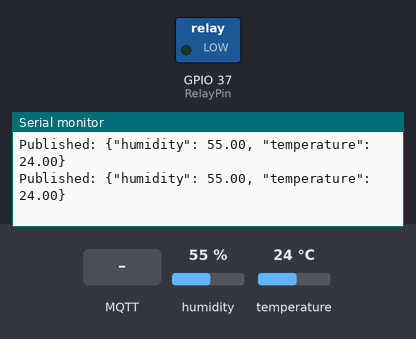
This sketch was run on a simulated ESP32. Parts: switched loads named in the sketch (green lamp = pin HIGH), the last lines printed to the serial monitor. The inputs (shaded band) are chosen by the test bench; at power-on: humidity 55 %, temperature 24 °C. WiFi joins after 1.5 s; servers stay silent unless stated; no MQTT or app messages arrive unless stated.

Above: at 3.2 s.
3.3 s: MQTT message "1" arrives on the first subscribed topic
At 3.48 s:
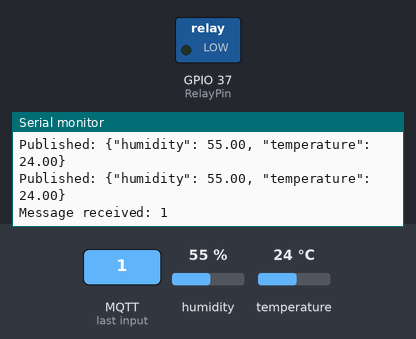
4.8 s: MQTT message "on" arrives on the first subscribed topic
At 4.98 s:
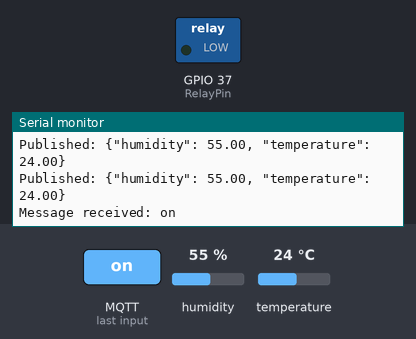
6.3 s: MQTT message "off" arrives on the first subscribed topic
At 6.48 s:
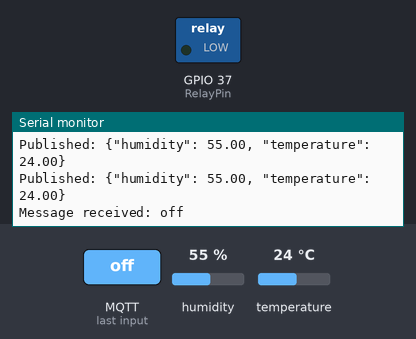

Measured:
- after the input at 3.3 s, the serial monitor: prints a new line at once (image 1)
- after the input at 4.8 s, the serial monitor: prints a new line at once (image 2)
- after the input at 6.3 s, the serial monitor: prints a new line at once (image 3)

The sketch:

ThingsBoard_Control_RELAY_DHT11.ino
```cpp
#include <WiFi.h>
#include <PubSubClient.h>
#include "DHT.h"

/* WIFI CREDENTIALS */
const char* ssid = "Neatic";
const char* password = "011570035";

/* THINGSBOARD CREDENTIALS */
const char* mqttServer = "chiptree-iot.aifarm.dev";
const int mqttPort = 1883;
const char* mqttUser = "B7L7sgrIBDFSg69hpiXu";
const char* telemetryTopic = "v1/devices/me/telemetry";
const char* rpcTopic = "v1/devices/me/rpc/request/+";

/* DHT CONFIGURATION */
#define DHTPIN 8        /* PIN WHERE THE DHT11 SENSOR IS CONNECTED */
#define DHTTYPE DHT11   /* DHT 11 (AM2302), AM2321 */

DHT dht(DHTPIN, DHTTYPE);

/* RELAY CONFIGURATION */
const int RelayPin = 37;  /* GPIO 37 FOR RELAY */

/* CREATE A WIFI AND MQTT CLIENT */
WiFiClient espClient;
PubSubClient client(espClient);

/* TIMING VARIABLES */
unsigned long lastDHTRead = 0;
const long dhtReadInterval = 300;  /* 3 SECONDS FOR DHT DATA READ */

void setup() {
    /* INITIALIZE SERIAL COMMUNICATION */
    Serial.begin(115200);
    Serial.println(F("DHTxx test!"));

    /* INITIALIZE DHT SENSOR */
    dht.begin();

    /* SET RELAY PIN AS OUTPUT */
    pinMode(RelayPin, OUTPUT);

    /* CONNECT TO WI-FI */
    connectToWiFi();

    /* SET UP MQTT CLIENT */
    client.setServer(mqttServer, mqttPort);
    client.setCallback(mqttCallback);

    /* CONNECT TO MQTT BROKER */
    connectToMQTT();
}

void loop() {
    /* MAINTAIN MQTT CONNECTION */
    if (!client.connected()) {
        connectToMQTT();
    }
    client.loop();

    /* CHECK IF IT'S TIME TO READ DATA FROM DHT */
    unsigned long currentMillis = millis();
    if (currentMillis - lastDHTRead >= dhtReadInterval) {
        lastDHTRead = currentMillis;  /* SAVE THE LAST READ TIME */
        readAndPublishDHTData();      /* READ AND PUBLISH DATA FROM THE DHT SENSOR */
    }
}

void connectToWiFi() {
    Serial.print("Connecting to WiFi...");
    WiFi.begin(ssid, password);

    while (WiFi.status() != WL_CONNECTED) {
        delay(1000);  /* USE DELAY HERE TO KEEP CHECKING UNTIL WI-FI IS CONNECTED */
        Serial.print(".");
    }
    Serial.println(" Connected to WiFi");
}

void connectToMQTT() {
    while (!client.connected()) {
        Serial.print("Connecting to MQTT...");
        if (client.connect("ESP32Client", mqttUser, "")) {
            Serial.println(" connected");
            client.subscribe(rpcTopic);  /* SUBSCRIBE TO RPC TOPIC */
        } else {
            Serial.print(" failed, rc=");
            Serial.print(client.state());
            delay(2000);
        }
    }
}

void mqttCallback(char* topic, byte* payload, unsigned int length) {
    /* CONVERT PAYLOAD TO STRING */
    String message;
    for (int i = 0; i < length; i++) {
        message += (char)payload[i];
    }

    Serial.print("Message received: ");
    Serial.println(message);

    /* CHECK FOR RELAY STATE BASED ON THE MESSAGE FORMAT */
    if (message.indexOf("\"params\":false") != -1) {
        digitalWrite(RelayPin, HIGH); /* TURN RELAY OFF */
        Serial.println("RELAY STATE: OFF");
    } else if (message.indexOf("\"params\":true") != -1) {
        digitalWrite(RelayPin, LOW); /* TURN RELAY ON */
        Serial.println("RELAY STATE: ON");
    }
}

void readAndPublishDHTData() {
    /* READ HUMIDITY AND TEMPERATURE */
    float h = dht.readHumidity();
    float t = dht.readTemperature();

    /* CHECK FOR READ ERRORS */
    if (isnan(h) || isnan(t)) {
        Serial.println(F("Failed to read from DHT sensor!"));
        return;
    }

    /* PUBLISH THE SENSOR READINGS TO THINGSBOARD */
    String payload = "{\"humidity\": " + String(h) + ", \"temperature\": " + String(t) + "}";
    if (client.publish(telemetryTopic, payload.c_str())) {
        Serial.println("Published: " + payload);
    } else {
        Serial.println("Failed to publish data");
    }
}  
```
